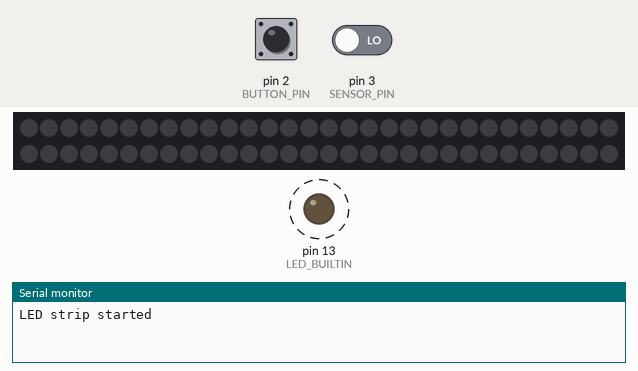
This program was run on a simulated Arduino Nano, built with avr-gcc and run on an emulated ATmega328P. Shown: 60 RGB LEDs in strip order, left to right, continuing on the next row, output pins drawn as LEDs (lit = HIGH), the last lines printed to the serial monitor. Dashed ring = blinking. Inputs (shaded band) come from the test bench; at power-on: pin 3 (SENSOR_PIN) LOW, pin 2 (BUTTON_PIN) LOW. Dim RGB values are drawn brighter than linear.

Above: at 1.2 s.
1.3 s: pin 3 (SENSOR_PIN) driven HIGH
At 2.7 s:
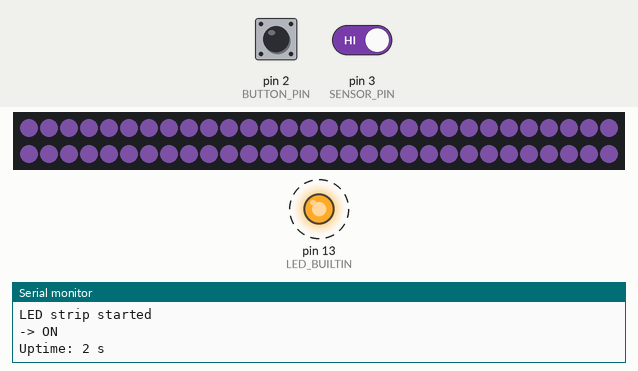
3.1 s: pin 2 (BUTTON_PIN) pulled HIGH for 0.15 s
3.8 s: pin 2 (BUTTON_PIN) pulled HIGH for 1 s
At 4.79 s:
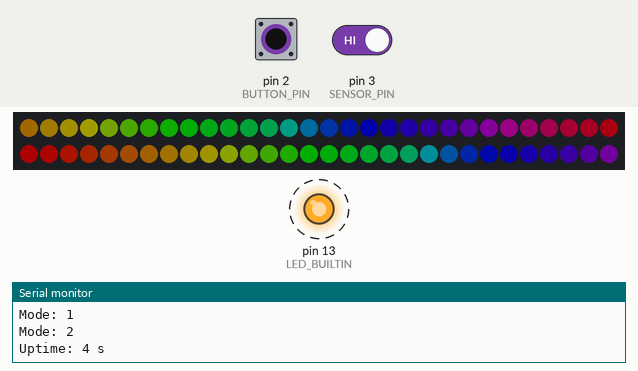
5.4 s: pin 3 (SENSOR_PIN) driven LOW
At 6.92 s:
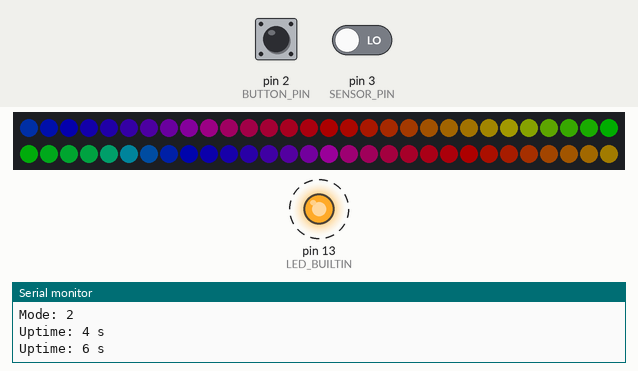
8.4 s: pin 3 (SENSOR_PIN) driven HIGH
At 12.67 s:
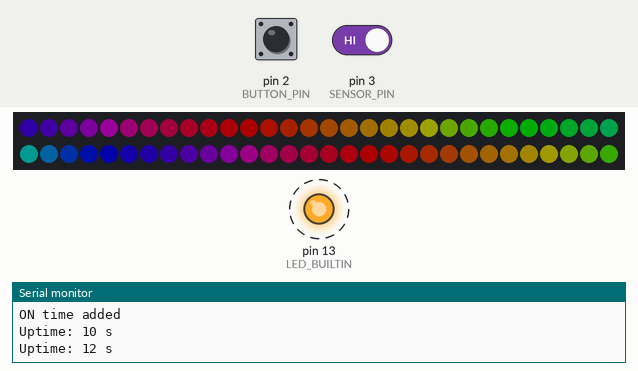
Timing chart, 0 to 15.4 s (numbered marks = the images above; inputs shaded):
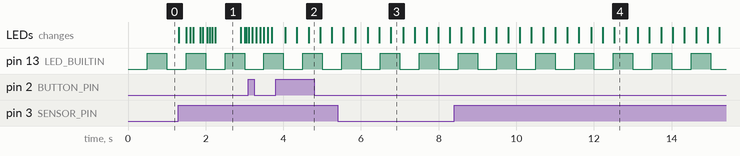

The program:

main.cpp
```cpp
#include <Arduino.h>
#include <FastLED.h>
#include "IntervalTimer.h"

constexpr uint8_t LED_PIN = 4;
constexpr uint8_t BUTTON_PIN = 2;
constexpr uint8_t SENSOR_PIN = 3;

constexpr uint16_t NUM_LEDS = 60;
constexpr uint8_t BRIGHTNESS = 50;
constexpr uint8_t TAIL_FADE = 64;
constexpr uint8_t BREATH_MIN = 5;
constexpr uint8_t MODE_NUM = 3;


CRGB leds[NUM_LEDS];

const unsigned long MOVE_INTERVAL = 100;
const unsigned long LOG_INTERVAL = 2000;
const unsigned long BLINK_INTERVAL = 500;
const unsigned long BREATH_INTERVAL = 20;
const unsigned long RAINBOW_INTERVAL = 20;
const unsigned long WAIT_INTERVAL = 15000UL;
const unsigned long FADE_INTERVAL = 3000UL;

uint8_t pos = 0;
bool led_state = false;
uint8_t phase = 0;
uint8_t hue = 0;
uint8_t mode = 0;
bool last_btn_state = LOW;
bool btn_state;
bool last_sensor_state = LOW;
bool sensor_state;
uint8_t brightness_;
uint8_t last_brightness;
unsigned long elapsed;

IntervalTimer move_timer(MOVE_INTERVAL);
IntervalTimer log_timer(LOG_INTERVAL);
IntervalTimer blink_timer(BLINK_INTERVAL);
IntervalTimer breath_timer(BREATH_INTERVAL);
IntervalTimer rainbow_timer(RAINBOW_INTERVAL);
IntervalTimer wait_timer(WAIT_INTERVAL);
IntervalTimer fade_timer(FADE_INTERVAL);

enum State : uint8_t { STATE_OFF, STATE_ON, STATE_FADING };
State current_state = STATE_OFF;

void blink()
{
  if (blink_timer.ready())
  {
    led_state = !led_state;
    digitalWrite(LED_BUILTIN, led_state);
  }
}

void breath()
{
  if(breath_timer.ready())
  {
    phase++;
    FastLED.setBrightness(map(sin8(phase), 0, 255, BREATH_MIN, BRIGHTNESS));
    FastLED.show();
  }
}
void rainbow()
{
  if(rainbow_timer.ready())
  {
    hue++;
    fill_rainbow(leds, NUM_LEDS, hue, 7);
    FastLED.show();
  }
}

void moveLED()
{
  if (move_timer.ready())
  {
    fadeToBlackBy(leds, NUM_LEDS, TAIL_FADE);
    leds[pos] = CRGB::Blue;
    FastLED.show();

    pos = (pos + 1) % NUM_LEDS;
  }
}

void log_uptime()
{
  if (log_timer.ready()) {
    Serial.print(F("Uptime: "));
    Serial.print(millis() / 1000);
    Serial.println(F(" s"));
  }
}

void prepare_mode(uint8_t m)
{
  FastLED.clear();
  FastLED.setBrightness(BRIGHTNESS);

  switch (m)
  {
    case 0:
      fill_solid(leds, NUM_LEDS, CRGB::Amethyst);
      break;

    case 1:
      pos = 0;
      break;
  }

  FastLED.show();
}

void change_state(State next)
{
  switch (next)
  {
    case STATE_ON:
      wait_timer.reset();
      prepare_mode(mode);
      Serial.println(F("-> ON"));
      break;

    case STATE_FADING:
      fade_timer.reset();
      brightness_ = FastLED.getBrightness();
      Serial.println(F("-> FADING"));
      break;

    case STATE_OFF:
      FastLED.clear();
      FastLED.show();
      Serial.println(F("-> OFF"));
      break;
  }

  current_state = next;
}

void setup()
{
  FastLED.addLeds<WS2812B, LED_PIN, GRB>(leds, NUM_LEDS);
  FastLED.setBrightness(BRIGHTNESS);
  pinMode(LED_BUILTIN, OUTPUT);
  pinMode(BUTTON_PIN, INPUT);
  pinMode(SENSOR_PIN, INPUT);
  FastLED.clear();
  FastLED.show();

  Serial.begin(9600);
  Serial.println(F("LED strip started"));
}

void loop()
{
  btn_state = digitalRead(BUTTON_PIN);
  sensor_state = digitalRead(SENSOR_PIN);

  blink();
  log_uptime();

  switch(current_state)
  {
    case STATE_OFF:

      if(sensor_state)
      {
        change_state(STATE_ON);
      }

      break;

    case STATE_ON:

      if(sensor_state)
      {
        wait_timer.reset();

        if(!last_sensor_state)
        {
          Serial.println(F("ON time added"));
        }
      }

      if (wait_timer.expired())
      {
        Serial.println(F("timeout"));

        change_state(STATE_FADING);
      }

      // Reading button for mode change while in ON state
      if(btn_state && !last_btn_state)
      {
        mode = (mode + 1) % MODE_NUM;
        prepare_mode(mode);
        Serial.print(F("Mode: "));
        Serial.println(mode);
      }

      switch (mode)
      {
        case 0:
          breath();
          break;

        case 1:
          moveLED();
          break;

        case 2:
          rainbow();
          break;
      }

      break;

    case STATE_FADING:


      if(sensor_state)
      {
        change_state(STATE_ON);
        break;
      }

      if(fade_timer.expired())
      {
        change_state(STATE_OFF);
        break;
      }

      elapsed = millis() - fade_timer.get_last();
      last_brightness = brightness_ * (FADE_INTERVAL - elapsed) / FADE_INTERVAL;
      FastLED.setBrightness(last_brightness);
      FastLED.show();

      break;
  }

  last_btn_state = btn_state;
  last_sensor_state = sensor_state;
}
```

IntervalTimer.cpp
```cpp
#include "IntervalTimer.h"

IntervalTimer::IntervalTimer(unsigned long interval)
    : interval_(interval) {}

bool IntervalTimer::ready()
{
    unsigned long now = millis();
    if (now - last_ >= interval_)
    {
        last_ = now;
        return true;
    }

    return false;
}

void IntervalTimer::setInterval(unsigned long interval)
{
    interval_ = interval;
}

unsigned long IntervalTimer::get_last() const
{
    return last_;
}

void IntervalTimer::reset()
{
    last_ = millis();
}

bool IntervalTimer::expired() const
{
    return millis() - last_ >= interval_;
}
```

IntervalTimer.h
```cpp
#pragma once
#include <Arduino.h>

class IntervalTimer
{
private:
    unsigned long interval_;
    unsigned long last_ = 0;
public:
    explicit IntervalTimer(unsigned long interval);
    bool ready();
    void setInterval(unsigned long interval);
    unsigned long get_last() const;
    void reset();
    bool expired() const;
};
```

Measured:
- after the input at 1.3 s, the LEDs: first change at once (image 1 shows a later state)
- after the input at 3.8 s, the LEDs: first change after 0.25 s (image 2 shows a later state)
- by itself, pin 13 (LED_BUILTIN): alternates HIGH for 0.50 s and LOW for 0.50 s
